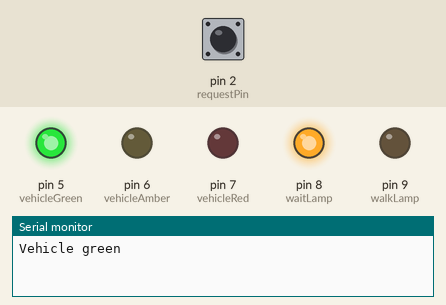
This sketch was run on a simulated Arduino Uno, built with avr-gcc and run on an emulated ATmega328P. Parts: output pins drawn as LEDs (lit = HIGH), the last lines printed to the serial monitor. The inputs (shaded band) are chosen by the test bench; at power-on: pin 2 (requestPin) HIGH.

Above: at 1.2 s.
1.3 s: pin 2 (requestPin) pulled LOW for 0.15 s
At 5.8 s:
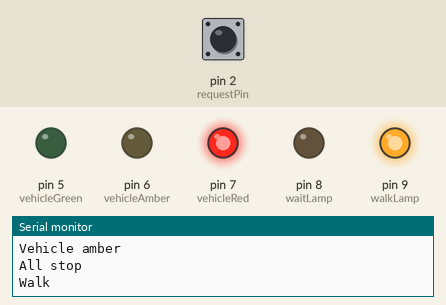
At 10.1 s:
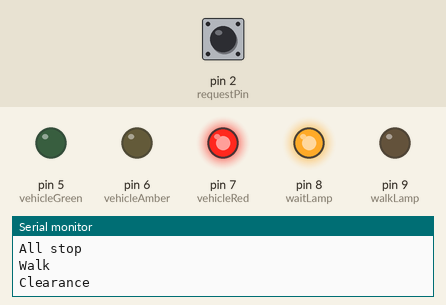
Timing chart, 0 to 12.0 s (numbered marks = the images above; inputs shaded):
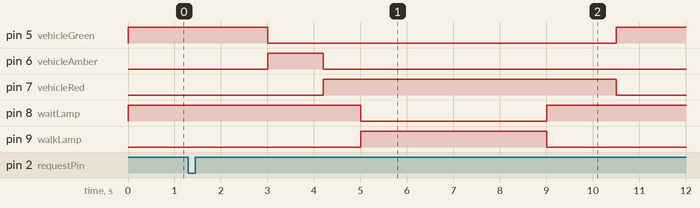

Measured:
- after the input at 1.3 s, pin 5 (vehicleGreen): HIGH → LOW after 1.7 s, → HIGH 7.5 s later; pin 6 (vehicleAmber): LOW → HIGH after 1.7 s, → LOW 1.2 s later; pin 7 (vehicleRed): LOW → HIGH after 2.9 s, → LOW 6.3 s later; pin 8 (waitLamp): HIGH → LOW after 3.7 s, → HIGH 4.0 s later; pin 9 (walkLamp): LOW → HIGH after 3.7 s, → LOW 4.0 s later

The sketch:

model_crossing_request.ino
```cpp
// Model crossing request · Arduino Uno R3 classroom display.
constexpr uint8_t requestPin = 2;
constexpr uint8_t vehicleGreen = 5;
constexpr uint8_t vehicleAmber = 6;
constexpr uint8_t vehicleRed = 7;
constexpr uint8_t waitLamp = 8;
constexpr uint8_t walkLamp = 9;
constexpr unsigned long debounceMs = 25;

enum Phase { Green, Amber, AllStop, Walk, Clearance };
Phase phase = Green;
unsigned long phaseStarted = 0;
unsigned long changedAt = 0;
bool raw = HIGH;
bool stable = HIGH;
bool queued = false;

void updateLamps() {
  digitalWrite(vehicleGreen, LOW);
  digitalWrite(walkLamp, LOW);
  digitalWrite(vehicleAmber, phase == Amber);
  digitalWrite(vehicleRed, phase == AllStop || phase == Walk || phase == Clearance);
  digitalWrite(waitLamp, phase != Walk);
  digitalWrite(vehicleGreen, phase == Green);
  digitalWrite(walkLamp, phase == Walk);
}

void enter(Phase next, unsigned long now) {
  phase = next;
  phaseStarted = now;
  updateLamps();
  const __FlashStringHelper* names[] = {F("Vehicle green"), F("Vehicle amber"), F("All stop"), F("Walk"), F("Clearance")};
  Serial.println(names[phase]);
}

bool pressEdge(unsigned long now) {
  const bool sample = digitalRead(requestPin);
  if (sample != raw) {
    raw = sample;
    changedAt = now;
  }
  if (raw == stable || now - changedAt < debounceMs) return false;
  stable = raw;
  return stable == LOW;
}

void setup() {
  pinMode(requestPin, INPUT_PULLUP);
  for (uint8_t pin = vehicleGreen; pin <= walkLamp; ++pin) pinMode(pin, OUTPUT);
  Serial.begin(115200);
  enter(Green, millis());
}

void loop() {
  const unsigned long now = millis();
  const unsigned long elapsed = now - phaseStarted;
  if (pressEdge(now) && phase == Green && !queued) {
    queued = true;
    Serial.println(F("Crossing queued"));
  }

  switch (phase) {
    case Green:
      if (queued && elapsed >= 3000) {
        queued = false;
        enter(Amber, now);
      }
      break;
    case Amber:
      if (elapsed >= 1200) enter(AllStop, now);
      break;
    case AllStop:
      if (elapsed >= 800) enter(Walk, now);
      break;
    case Walk:
      if (elapsed >= 4000) enter(Clearance, now);
      break;
    case Clearance:
      if (elapsed >= 1500) enter(Green, now);
      break;
  }
}
```
